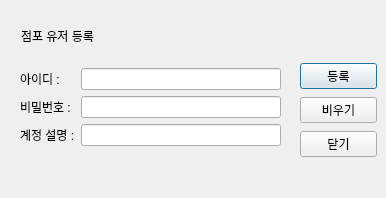
<?xml version="1.0" encoding="UTF-8"?>
<ui version="4.0">
 <class>Dialog</class>
 <widget class="QDialog" name="Dialog">
  <property name="geometry">
   <rect>
    <x>0</x>
    <y>0</y>
    <width>386</width>
    <height>198</height>
   </rect>
  </property>
  <property name="minimumSize">
   <size>
    <width>386</width>
    <height>198</height>
   </size>
  </property>
  <property name="maximumSize">
   <size>
    <width>386</width>
    <height>198</height>
   </size>
  </property>
  <property name="windowTitle">
   <string>Dialog</string>
  </property>
  <widget class="QWidget" name="formLayoutWidget">
   <property name="geometry">
    <rect>
     <x>20</x>
     <y>68</y>
     <width>261</width>
     <height>81</height>
    </rect>
   </property>
   <layout class="QFormLayout" name="formLayout">
    <item row="0" column="0">
     <widget class="QLabel" name="userID">
      <property name="text">
       <string>아이디 :</string>
      </property>
     </widget>
    </item>
    <item row="0" column="1">
     <widget class="QLineEdit" name="user_id"/>
    </item>
    <item row="1" column="0">
     <widget class="QLabel" name="userPW">
      <property name="text">
       <string>비밀번호 :</string>
      </property>
     </widget>
    </item>
    <item row="1" column="1">
     <widget class="QLineEdit" name="user_pw"/>
    </item>
    <item row="2" column="0">
     <widget class="QLabel" name="userExplain">
      <property name="text">
       <string>계정 설명 :</string>
      </property>
     </widget>
    </item>
    <item row="2" column="1">
     <widget class="QLineEdit" name="user_Explain"/>
    </item>
   </layout>
  </widget>
  <widget class="QLabel" name="label">
   <property name="geometry">
    <rect>
     <x>21</x>
     <y>20</y>
     <width>151</width>
     <height>31</height>
    </rect>
   </property>
   <property name="text">
    <string>점포 유저 등록</string>
   </property>
  </widget>
  <widget class="QWidget" name="verticalLayoutWidget">
   <property name="geometry">
    <rect>
     <x>300</x>
     <y>61</y>
     <width>77</width>
     <height>101</height>
    </rect>
   </property>
   <layout class="QVBoxLayout" name="verticalLayout">
    <item>
     <widget class="QPushButton" name="btnSave">
      <property name="text">
       <string>등록</string>
      </property>
     </widget>
    </item>
    <item>
     <widget class="QPushButton" name="btnClear">
      <property name="text">
       <string>비우기</string>
      </property>
     </widget>
    </item>
    <item>
     <widget class="QPushButton" name="btnCancel">
      <property name="text">
       <string>닫기</string>
      </property>
     </widget>
    </item>
   </layout>
  </widget>
  <widget class="QLabel" name="status">
   <property name="geometry">
    <rect>
     <x>20</x>
     <y>160</y>
     <width>261</width>
     <height>31</height>
    </rect>
   </property>
   <property name="text">
    <string/>
   </property>
  </widget>
 </widget>
 <resources/>
 <connections/>
</ui>
